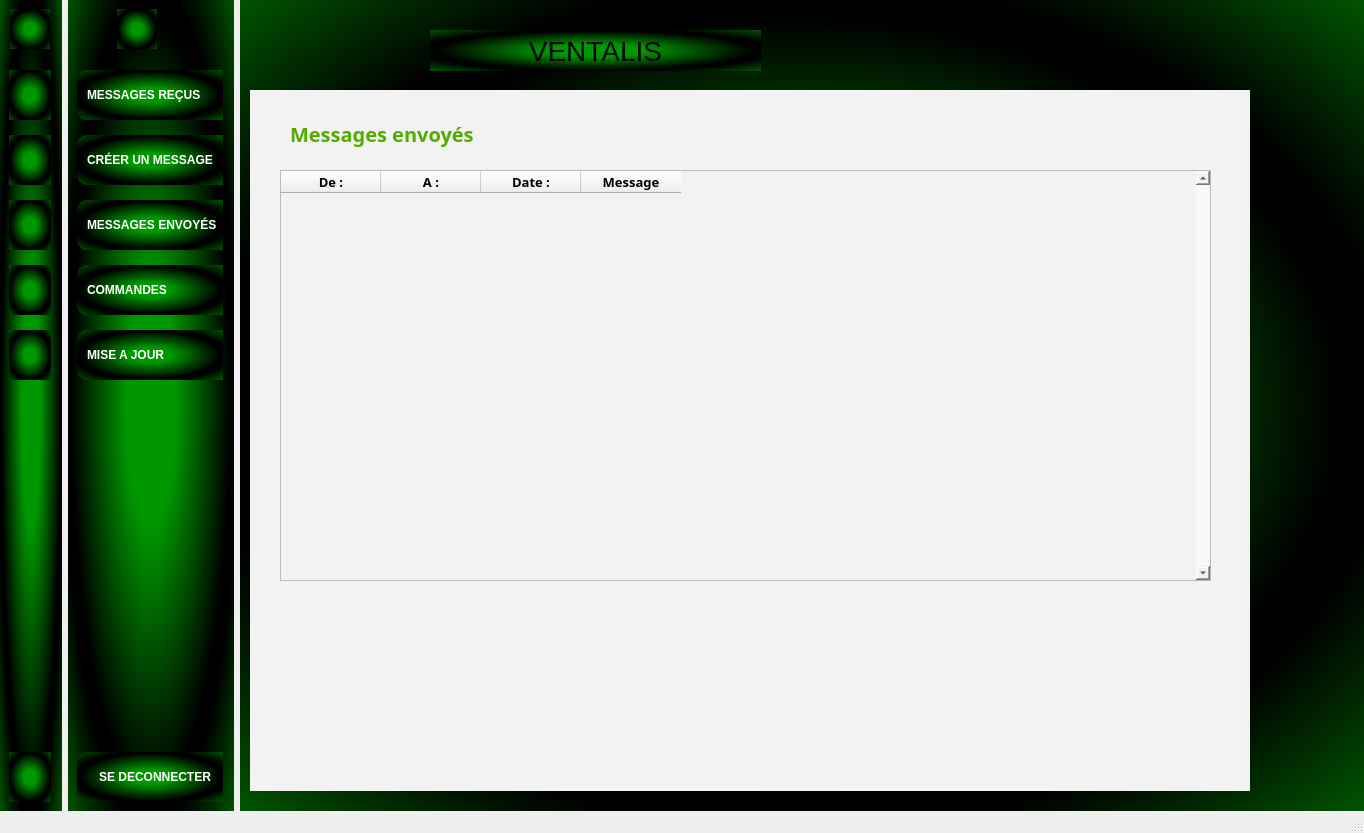
<?xml version="1.0" encoding="UTF-8"?>
<ui version="4.0">
 <class>MainWindow</class>
 <widget class="QMainWindow" name="MainWindow">
  <property name="geometry">
   <rect>
    <x>0</x>
    <y>0</y>
    <width>1364</width>
    <height>833</height>
   </rect>
  </property>
  <property name="font">
   <font>
    <bold>true</bold>
   </font>
  </property>
  <property name="windowTitle">
   <string>MainWindow</string>
  </property>
  <widget class="QWidget" name="centralwidget">
   <layout class="QGridLayout" name="gridLayout_3">
    <property name="leftMargin">
     <number>0</number>
    </property>
    <property name="topMargin">
     <number>0</number>
    </property>
    <property name="rightMargin">
     <number>0</number>
    </property>
    <property name="bottomMargin">
     <number>0</number>
    </property>
    <property name="spacing">
     <number>6</number>
    </property>
    <item row="0" column="0">
     <widget class="QWidget" name="icon_sidebar_wgt" native="true">
      <property name="sizePolicy">
       <sizepolicy hsizetype="Fixed" vsizetype="Preferred">
        <horstretch>0</horstretch>
        <verstretch>0</verstretch>
       </sizepolicy>
      </property>
      <property name="styleSheet">
       <string notr="true">QWidget {
  
	background-color: qradialgradient(spread:reflect, cx:0.5, cy:0.5, radius:0.5, fx:0.5, fy:0.5, stop:0.29052 rgba(0, 152, 0, 255), stop:0.957187 rgba(0, 0, 0, 255));
}

QPushButton {
    min-height: 50px;
    max-height: 50px;
text-align:left;
border:none;
padding-left:10px;
color:white;

}
QPushButton:checked{
background-color: black;
color: rgb(13, 114, 17);
}</string>
      </property>
      <layout class="QVBoxLayout" name="verticalLayout_3">
       <property name="rightMargin">
        <number>11</number>
       </property>
       <item>
        <layout class="QHBoxLayout" name="horizontalLayout_3">
         <item>
          <widget class="QLabel" name="label_7">
           <property name="minimumSize">
            <size>
             <width>40</width>
             <height>40</height>
            </size>
           </property>
           <property name="maximumSize">
            <size>
             <width>40</width>
             <height>40</height>
            </size>
           </property>
           <property name="text">
            <string/>
           </property>
           <property name="pixmap">
            <pixmap resource="../pyQt5_prject/ressources.qrc">:/images/new_images/outline_account_circle_black_24dp.png</pixmap>
           </property>
           <property name="scaledContents">
            <bool>true</bool>
           </property>
          </widget>
         </item>
        </layout>
       </item>
       <item>
        <layout class="QVBoxLayout" name="verticalLayout">
         <property name="spacing">
          <number>15</number>
         </property>
         <property name="topMargin">
          <number>15</number>
         </property>
         <item>
          <widget class="QPushButton" name="msg_recus_btn">
           <property name="styleSheet">
            <string notr="true"/>
           </property>
           <property name="text">
            <string/>
           </property>
           <property name="icon">
            <iconset resource="../pyQt5_prject/ressources.qrc">
             <normaloff>:/images/new_images/outline_inbox_white_24dp.png</normaloff>:/images/new_images/outline_inbox_white_24dp.png</iconset>
           </property>
           <property name="checkable">
            <bool>true</bool>
           </property>
           <property name="autoExclusive">
            <bool>true</bool>
           </property>
          </widget>
         </item>
         <item>
          <widget class="QPushButton" name="msg_create_btn">
           <property name="styleSheet">
            <string notr="true">color : white;
text-align:center;</string>
           </property>
           <property name="text">
            <string/>
           </property>
           <property name="icon">
            <iconset resource="../pyQt5_prject/ressources.qrc">
             <normaloff>:/images/new_images/outline_send_white_24dp.png</normaloff>:/images/new_images/outline_send_white_24dp.png</iconset>
           </property>
           <property name="checkable">
            <bool>true</bool>
           </property>
           <property name="autoExclusive">
            <bool>true</bool>
           </property>
          </widget>
         </item>
         <item>
          <widget class="QPushButton" name="msg_sent_btn">
           <property name="styleSheet">
            <string notr="true">color : white;
text-align:center;</string>
           </property>
           <property name="text">
            <string/>
           </property>
           <property name="icon">
            <iconset resource="../pyQt5_prject/ressources.qrc">
             <normaloff>:/images/ui_images/messages_white.png</normaloff>:/images/ui_images/messages_white.png</iconset>
           </property>
           <property name="checkable">
            <bool>true</bool>
           </property>
           <property name="autoExclusive">
            <bool>true</bool>
           </property>
          </widget>
         </item>
         <item>
          <widget class="QPushButton" name="msg_orders_btn">
           <property name="styleSheet">
            <string notr="true">color : white;
text-align:center;</string>
           </property>
           <property name="text">
            <string/>
           </property>
           <property name="icon">
            <iconset resource="../pyQt5_prject/ressources.qrc">
             <normaloff>:/images/new_images/outline_shopping_bag_white_24dp.png</normaloff>:/images/new_images/outline_shopping_bag_white_24dp.png</iconset>
           </property>
           <property name="checkable">
            <bool>true</bool>
           </property>
           <property name="autoExclusive">
            <bool>true</bool>
           </property>
          </widget>
         </item>
         <item>
          <widget class="QPushButton" name="msg_update_btn">
           <property name="styleSheet">
            <string notr="true">color : white;
text-align:center;</string>
           </property>
           <property name="text">
            <string/>
           </property>
           <property name="icon">
            <iconset resource="../pyQt5_prject/ressources.qrc">
             <normaloff>:/images/ui_images/notifications_white.png</normaloff>:/images/ui_images/notifications_white.png</iconset>
           </property>
           <property name="checkable">
            <bool>true</bool>
           </property>
           <property name="autoExclusive">
            <bool>true</bool>
           </property>
          </widget>
         </item>
        </layout>
       </item>
       <item>
        <spacer name="verticalSpacer_2">
         <property name="orientation">
          <enum>Qt::Orientation::Vertical</enum>
         </property>
         <property name="sizeHint" stdset="0">
          <size>
           <width>20</width>
           <height>268</height>
          </size>
         </property>
        </spacer>
       </item>
       <item>
        <widget class="QPushButton" name="msg_sent_btn_11">
         <property name="styleSheet">
          <string notr="true">color : white;
text-align:center;</string>
         </property>
         <property name="text">
          <string/>
         </property>
         <property name="icon">
          <iconset resource="../pyQt5_prject/ressources.qrc">
           <normaloff>:/images/ui_images/log_out_white.png</normaloff>:/images/ui_images/log_out_white.png</iconset>
         </property>
        </widget>
       </item>
      </layout>
     </widget>
    </item>
    <item row="0" column="1">
     <widget class="QWidget" name="icon_sidebar_wgt_2" native="true">
      <property name="sizePolicy">
       <sizepolicy hsizetype="Maximum" vsizetype="Preferred">
        <horstretch>0</horstretch>
        <verstretch>0</verstretch>
       </sizepolicy>
      </property>
      <property name="styleSheet">
       <string notr="true">QWidget {
  
	background-color: qradialgradient(spread:reflect, cx:0.5, cy:0.5, radius:0.5, fx:0.5, fy:0.5, stop:0.29052 rgba(0, 152, 0, 255), stop:0.957187 rgba(0, 0, 0, 255));
}

QPushButton {
    min-height: 50px;
    max-height: 50px;
    text-align: left;
    border: none;
    padding-left: 10px;
    color: white;
    border-top-left-radius: 10px;  /* Correction de &quot;border-top-leftr-radius&quot; */
    border-bottom-left-radius: 10px;  /* Correction de &quot;border-bottom-leftr-radius&quot; */
}

QPushButton:checked {
    background-color: black;
    color: rgb(0, 255, 0);
    font-weight: bold;
}

</string>
      </property>
      <layout class="QGridLayout" name="gridLayout">
       <property name="rightMargin">
        <number>11</number>
       </property>
       <item row="0" column="0">
        <layout class="QHBoxLayout" name="horizontalLayout_4">
         <item>
          <spacer name="horizontalSpacer_3">
           <property name="orientation">
            <enum>Qt::Orientation::Horizontal</enum>
           </property>
           <property name="sizeHint" stdset="0">
            <size>
             <width>40</width>
             <height>20</height>
            </size>
           </property>
          </spacer>
         </item>
         <item>
          <widget class="QLabel" name="label_8">
           <property name="minimumSize">
            <size>
             <width>40</width>
             <height>40</height>
            </size>
           </property>
           <property name="maximumSize">
            <size>
             <width>40</width>
             <height>40</height>
            </size>
           </property>
           <property name="text">
            <string/>
           </property>
           <property name="pixmap">
            <pixmap resource="../pyQt5_prject/ressources.qrc">:/images/new_images/outline_account_circle_black_24dp.png</pixmap>
           </property>
           <property name="scaledContents">
            <bool>true</bool>
           </property>
          </widget>
         </item>
         <item>
          <spacer name="horizontalSpacer_4">
           <property name="orientation">
            <enum>Qt::Orientation::Horizontal</enum>
           </property>
           <property name="sizeHint" stdset="0">
            <size>
             <width>40</width>
             <height>20</height>
            </size>
           </property>
          </spacer>
         </item>
        </layout>
       </item>
       <item row="1" column="0" colspan="2">
        <layout class="QVBoxLayout" name="verticalLayout_5">
         <property name="spacing">
          <number>15</number>
         </property>
         <property name="topMargin">
          <number>15</number>
         </property>
         <item>
          <widget class="QPushButton" name="big_msg_recus_btn">
           <property name="styleSheet">
            <string notr="true"/>
           </property>
           <property name="text">
            <string>MESSAGES REÇUS     </string>
           </property>
           <property name="icon">
            <iconset resource="../pyQt5_prject/ressources.qrc">
             <normaloff>:/images/new_images/outline_inbox_white_24dp.png</normaloff>:/images/new_images/outline_inbox_white_24dp.png</iconset>
           </property>
           <property name="checkable">
            <bool>true</bool>
           </property>
           <property name="autoExclusive">
            <bool>true</bool>
           </property>
          </widget>
         </item>
         <item>
          <widget class="QPushButton" name="big_msg_create_btn">
           <property name="styleSheet">
            <string notr="true"/>
           </property>
           <property name="text">
            <string>CRÉER UN MESSAGE  </string>
           </property>
           <property name="icon">
            <iconset resource="../pyQt5_prject/ressources.qrc">
             <normaloff>:/images/new_images/outline_send_white_24dp.png</normaloff>:/images/new_images/outline_send_white_24dp.png</iconset>
           </property>
           <property name="checkable">
            <bool>true</bool>
           </property>
           <property name="autoExclusive">
            <bool>true</bool>
           </property>
          </widget>
         </item>
         <item>
          <widget class="QPushButton" name="big_msg_sent_btn">
           <property name="styleSheet">
            <string notr="true"/>
           </property>
           <property name="text">
            <string>MESSAGES ENVOYÉS</string>
           </property>
           <property name="icon">
            <iconset resource="../pyQt5_prject/ressources.qrc">
             <normaloff>:/images/ui_images/messages_white.png</normaloff>:/images/ui_images/messages_white.png</iconset>
           </property>
           <property name="checkable">
            <bool>true</bool>
           </property>
           <property name="autoExclusive">
            <bool>true</bool>
           </property>
          </widget>
         </item>
         <item>
          <widget class="QPushButton" name="big_msg_orders_btn">
           <property name="styleSheet">
            <string notr="true"/>
           </property>
           <property name="text">
            <string>COMMANDES</string>
           </property>
           <property name="icon">
            <iconset resource="../pyQt5_prject/ressources.qrc">
             <normaloff>:/images/new_images/outline_shopping_bag_white_24dp.png</normaloff>:/images/new_images/outline_shopping_bag_white_24dp.png</iconset>
           </property>
           <property name="checkable">
            <bool>true</bool>
           </property>
           <property name="autoExclusive">
            <bool>true</bool>
           </property>
          </widget>
         </item>
         <item>
          <widget class="QPushButton" name="big_msg_update_btn">
           <property name="styleSheet">
            <string notr="true"/>
           </property>
           <property name="text">
            <string>MISE A JOUR</string>
           </property>
           <property name="icon">
            <iconset resource="../pyQt5_prject/ressources.qrc">
             <normaloff>:/images/ui_images/notifications_white.png</normaloff>:/images/ui_images/notifications_white.png</iconset>
           </property>
           <property name="checkable">
            <bool>true</bool>
           </property>
           <property name="autoExclusive">
            <bool>true</bool>
           </property>
          </widget>
         </item>
        </layout>
       </item>
       <item row="3" column="0" colspan="2">
        <widget class="QPushButton" name="msg_sent_btn_16">
         <property name="styleSheet">
          <string notr="true">color : white;
text-align:center;</string>
         </property>
         <property name="text">
          <string>SE DECONNECTER</string>
         </property>
         <property name="icon">
          <iconset resource="../pyQt5_prject/ressources.qrc">
           <normaloff>:/images/ui_images/log_out_white.png</normaloff>:/images/ui_images/log_out_white.png</iconset>
         </property>
        </widget>
       </item>
       <item row="2" column="1">
        <spacer name="verticalSpacer_3">
         <property name="orientation">
          <enum>Qt::Orientation::Vertical</enum>
         </property>
         <property name="sizeHint" stdset="0">
          <size>
           <width>20</width>
           <height>268</height>
          </size>
         </property>
        </spacer>
       </item>
      </layout>
     </widget>
    </item>
    <item row="0" column="2">
     <widget class="QWidget" name="main_screen_wdt" native="true">
      <property name="sizePolicy">
       <sizepolicy hsizetype="Expanding" vsizetype="Preferred">
        <horstretch>0</horstretch>
        <verstretch>0</verstretch>
       </sizepolicy>
      </property>
      <property name="font">
       <font>
        <bold>false</bold>
       </font>
      </property>
      <property name="styleSheet">
       <string notr="true">QWidget {
  
	background-color: qradialgradient(spread:reflect, cx:0.5, cy:0.5, radius:0.5, fx:0.5, fy:0.5, stop:0.29052 rgba(0, 152, 0, 255), stop:0.957187 rgba(0, 0, 0, 255));
color:black
}</string>
      </property>
      <widget class="QStackedWidget" name="stackedWidget">
       <property name="geometry">
        <rect>
         <x>10</x>
         <y>90</y>
         <width>1000</width>
         <height>701</height>
        </rect>
       </property>
       <property name="maximumSize">
        <size>
         <width>1000</width>
         <height>16777215</height>
        </size>
       </property>
       <property name="font">
        <font>
         <bold>true</bold>
        </font>
       </property>
       <property name="styleSheet">
        <string notr="true">
background-color: #F2F2F2;
color:black;


</string>
       </property>
       <property name="currentIndex">
        <number>2</number>
       </property>
       <widget class="QWidget" name="ms_recus_page">
        <property name="font">
         <font>
          <bold>true</bold>
         </font>
        </property>
        <widget class="QLabel" name="label_2">
         <property name="geometry">
          <rect>
           <x>30</x>
           <y>10</y>
           <width>211</width>
           <height>67</height>
          </rect>
         </property>
         <property name="font">
          <font>
           <family>Malgun Gothic</family>
           <pointsize>15</pointsize>
           <italic>false</italic>
           <bold>true</bold>
           <underline>false</underline>
           <kerning>true</kerning>
          </font>
         </property>
         <property name="styleSheet">
          <string notr="true">color: rgb(85, 170, 0);</string>
         </property>
         <property name="text">
          <string>Messages recus</string>
         </property>
        </widget>
        <widget class="QTableWidget" name="tableWidget">
         <property name="geometry">
          <rect>
           <x>30</x>
           <y>130</y>
           <width>931</width>
           <height>411</height>
          </rect>
         </property>
         <property name="font">
          <font>
           <bold>true</bold>
          </font>
         </property>
         <property name="verticalScrollBarPolicy">
          <enum>Qt::ScrollBarPolicy::ScrollBarAlwaysOn</enum>
         </property>
         <column>
          <property name="text">
           <string>De :</string>
          </property>
          <property name="font">
           <font>
            <family>Arial Black</family>
            <pointsize>10</pointsize>
            <bold>true</bold>
           </font>
          </property>
          <property name="icon">
           <iconset resource="../pyQt5_prject/ressources.qrc">
            <normaloff>:/images/ui_images/image.png</normaloff>:/images/ui_images/image.png</iconset>
          </property>
         </column>
         <column>
          <property name="text">
           <string>A :</string>
          </property>
          <property name="font">
           <font>
            <family>Arial Black</family>
            <pointsize>10</pointsize>
            <bold>true</bold>
           </font>
          </property>
          <property name="icon">
           <iconset resource="../pyQt5_prject/ressources.qrc">
            <normaloff>:/images/new_images/outline_account_circle_black_24dp.png</normaloff>:/images/new_images/outline_account_circle_black_24dp.png</iconset>
          </property>
         </column>
         <column>
          <property name="text">
           <string>Date :</string>
          </property>
          <property name="font">
           <font>
            <family>Arial Black</family>
            <pointsize>10</pointsize>
            <bold>true</bold>
           </font>
          </property>
          <property name="icon">
           <iconset resource="../pyQt5_prject/ressources.qrc">
            <normaloff>:/images/new_images/outline_inbox_black_24dp.png</normaloff>:/images/new_images/outline_inbox_black_24dp.png</iconset>
          </property>
         </column>
         <column>
          <property name="text">
           <string>Message</string>
          </property>
          <property name="font">
           <font>
            <family>Arial Black</family>
            <pointsize>10</pointsize>
            <bold>true</bold>
           </font>
          </property>
          <property name="icon">
           <iconset resource="../pyQt5_prject/ressources.qrc">
            <normaloff>:/images/new_images/outline_shopping_bag_black_24dp.png</normaloff>:/images/new_images/outline_shopping_bag_black_24dp.png</iconset>
          </property>
         </column>
        </widget>
       </widget>
       <widget class="QWidget" name="create_msg_page">
        <property name="font">
         <font>
          <bold>true</bold>
         </font>
        </property>
        <widget class="QLabel" name="label_3">
         <property name="geometry">
          <rect>
           <x>20</x>
           <y>20</y>
           <width>211</width>
           <height>67</height>
          </rect>
         </property>
         <property name="font">
          <font>
           <family>Malgun Gothic</family>
           <pointsize>15</pointsize>
           <italic>false</italic>
           <bold>true</bold>
           <underline>false</underline>
           <kerning>true</kerning>
          </font>
         </property>
         <property name="styleSheet">
          <string notr="true">color: rgb(85, 170, 0);</string>
         </property>
         <property name="text">
          <string>Envoyer message</string>
         </property>
        </widget>
        <widget class="QWidget" name="layoutWidget">
         <property name="geometry">
          <rect>
           <x>30</x>
           <y>110</y>
           <width>861</width>
           <height>381</height>
          </rect>
         </property>
         <layout class="QVBoxLayout" name="verticalLayout_4">
          <item>
           <widget class="QWidget" name="widget" native="true">
            <layout class="QFormLayout" name="formLayout">
             <property name="horizontalSpacing">
              <number>1</number>
             </property>
             <property name="verticalSpacing">
              <number>1</number>
             </property>
             <item row="0" column="0">
              <widget class="QLabel" name="receiver_mail_le">
               <property name="font">
                <font>
                 <family>Arial Black</family>
                 <pointsize>10</pointsize>
                 <bold>true</bold>
                </font>
               </property>
               <property name="styleSheet">
                <string notr="true"/>
               </property>
               <property name="text">
                <string>To :</string>
               </property>
               <property name="scaledContents">
                <bool>false</bool>
               </property>
               <property name="margin">
                <number>10</number>
               </property>
              </widget>
             </item>
             <item row="0" column="1">
              <widget class="QLineEdit" name="receiver_mail_la">
               <property name="minimumSize">
                <size>
                 <width>0</width>
                 <height>40</height>
                </size>
               </property>
               <property name="maximumSize">
                <size>
                 <width>750</width>
                 <height>40</height>
                </size>
               </property>
               <property name="font">
                <font/>
               </property>
               <property name="styleSheet">
                <string notr="true"/>
               </property>
               <property name="text">
                <string/>
               </property>
              </widget>
             </item>
            </layout>
           </widget>
          </item>
          <item>
           <widget class="QTextEdit" name="msg_content_txEdit"/>
          </item>
          <item>
           <widget class="QPushButton" name="send_masg_btn">
            <property name="styleSheet">
             <string notr="true">QPushButton {
	background-color: qradialgradient(spread:reflect, cx:0.5, cy:0.5, radius:0.5, fx:0.5, fy:0.5, stop:0.29052 rgba(0, 152, 0, 255), stop:0.957187 rgba(0, 0, 0, 255));
    min-height: 50px;
    max-height: 50px;
    text-align: center;
    font-size: 30px;
    border: 2px solid black; /* Ajout de 'solid black' pour spécifier le style et la couleur de la bordure */
    color: black;
    border-top-left-radius: 10px;
    border-bottom-left-radius: 10px;
}


QPushButton:hover {
    background-color: black;
    color: rgb(0, 255, 0);
    font-weight: bold;
}

</string>
            </property>
            <property name="text">
             <string>Envoyer</string>
            </property>
           </widget>
          </item>
         </layout>
        </widget>
       </widget>
       <widget class="QWidget" name="sent_msg_page">
        <widget class="QLabel" name="label_4">
         <property name="geometry">
          <rect>
           <x>40</x>
           <y>10</y>
           <width>211</width>
           <height>67</height>
          </rect>
         </property>
         <property name="font">
          <font>
           <family>Malgun Gothic</family>
           <pointsize>15</pointsize>
           <italic>false</italic>
           <bold>true</bold>
           <underline>false</underline>
           <kerning>true</kerning>
          </font>
         </property>
         <property name="styleSheet">
          <string notr="true">color: rgb(85, 170, 0);</string>
         </property>
         <property name="text">
          <string>Messages envoyés</string>
         </property>
        </widget>
        <widget class="QTableWidget" name="tableWidget_2">
         <property name="geometry">
          <rect>
           <x>30</x>
           <y>80</y>
           <width>931</width>
           <height>411</height>
          </rect>
         </property>
         <property name="font">
          <font>
           <bold>true</bold>
          </font>
         </property>
         <property name="verticalScrollBarPolicy">
          <enum>Qt::ScrollBarPolicy::ScrollBarAlwaysOn</enum>
         </property>
         <column>
          <property name="text">
           <string>De :</string>
          </property>
          <property name="font">
           <font>
            <family>Arial Black</family>
            <pointsize>10</pointsize>
            <bold>true</bold>
           </font>
          </property>
          <property name="icon">
           <iconset resource="../pyQt5_prject/ressources.qrc">
            <normaloff>:/images/ui_images/image.png</normaloff>:/images/ui_images/image.png</iconset>
          </property>
         </column>
         <column>
          <property name="text">
           <string>A :</string>
          </property>
          <property name="font">
           <font>
            <family>Arial Black</family>
            <pointsize>10</pointsize>
            <bold>true</bold>
           </font>
          </property>
          <property name="icon">
           <iconset resource="../pyQt5_prject/ressources.qrc">
            <normaloff>:/images/new_images/outline_account_circle_black_24dp.png</normaloff>:/images/new_images/outline_account_circle_black_24dp.png</iconset>
          </property>
         </column>
         <column>
          <property name="text">
           <string>Date :</string>
          </property>
          <property name="font">
           <font>
            <family>Arial Black</family>
            <pointsize>10</pointsize>
            <bold>true</bold>
           </font>
          </property>
          <property name="icon">
           <iconset resource="../pyQt5_prject/ressources.qrc">
            <normaloff>:/images/new_images/outline_inbox_black_24dp.png</normaloff>:/images/new_images/outline_inbox_black_24dp.png</iconset>
          </property>
         </column>
         <column>
          <property name="text">
           <string>Message</string>
          </property>
          <property name="font">
           <font>
            <family>Arial Black</family>
            <pointsize>10</pointsize>
            <bold>true</bold>
           </font>
          </property>
          <property name="icon">
           <iconset resource="../pyQt5_prject/ressources.qrc">
            <normaloff>:/images/new_images/outline_shopping_bag_black_24dp.png</normaloff>:/images/new_images/outline_shopping_bag_black_24dp.png</iconset>
          </property>
         </column>
        </widget>
       </widget>
       <widget class="QWidget" name="orders_page">
        <widget class="QLabel" name="label_5">
         <property name="geometry">
          <rect>
           <x>30</x>
           <y>10</y>
           <width>251</width>
           <height>67</height>
          </rect>
         </property>
         <property name="font">
          <font>
           <family>Malgun Gothic</family>
           <pointsize>15</pointsize>
           <italic>false</italic>
           <bold>true</bold>
           <underline>false</underline>
           <kerning>true</kerning>
          </font>
         </property>
         <property name="styleSheet">
          <string notr="true">color: rgb(85, 170, 0);</string>
         </property>
         <property name="text">
          <string>Articles commandés</string>
         </property>
        </widget>
        <widget class="QTableWidget" name="table">
         <property name="geometry">
          <rect>
           <x>20</x>
           <y>100</y>
           <width>961</width>
           <height>331</height>
          </rect>
         </property>
         <column>
          <property name="text">
           <string>ID de la commande</string>
          </property>
          <property name="font">
           <font>
            <pointsize>10</pointsize>
            <bold>true</bold>
           </font>
          </property>
         </column>
         <column>
          <property name="text">
           <string>Quantité</string>
          </property>
          <property name="font">
           <font>
            <pointsize>10</pointsize>
            <italic>false</italic>
            <bold>true</bold>
           </font>
          </property>
         </column>
         <column>
          <property name="text">
           <string>Produit</string>
          </property>
          <property name="font">
           <font>
            <pointsize>10</pointsize>
            <bold>true</bold>
           </font>
          </property>
         </column>
         <column>
          <property name="text">
           <string>Prix unitaire</string>
          </property>
          <property name="font">
           <font>
            <pointsize>10</pointsize>
            <bold>true</bold>
           </font>
          </property>
         </column>
         <column>
          <property name="text">
           <string>Statut</string>
          </property>
          <property name="font">
           <font>
            <pointsize>10</pointsize>
            <bold>true</bold>
           </font>
          </property>
         </column>
         <column>
          <property name="text">
           <string>Société</string>
          </property>
          <property name="font">
           <font>
            <pointsize>10</pointsize>
            <bold>true</bold>
           </font>
          </property>
         </column>
         <column>
          <property name="text">
           <string>Client</string>
          </property>
          <property name="font">
           <font>
            <pointsize>10</pointsize>
            <bold>true</bold>
           </font>
          </property>
         </column>
         <column>
          <property name="text">
           <string>Commentaire</string>
          </property>
          <property name="font">
           <font>
            <pointsize>10</pointsize>
            <bold>true</bold>
           </font>
          </property>
         </column>
        </widget>
       </widget>
       <widget class="QWidget" name="update_order_page">
        <widget class="QLabel" name="label_6">
         <property name="geometry">
          <rect>
           <x>30</x>
           <y>10</y>
           <width>411</width>
           <height>67</height>
          </rect>
         </property>
         <property name="font">
          <font>
           <family>Malgun Gothic</family>
           <pointsize>15</pointsize>
           <italic>false</italic>
           <bold>true</bold>
           <underline>false</underline>
           <kerning>true</kerning>
          </font>
         </property>
         <property name="styleSheet">
          <string notr="true">color: rgb(85, 170, 0);</string>
         </property>
         <property name="text">
          <string>Changer le status de la commande</string>
         </property>
        </widget>
       </widget>
      </widget>
      <widget class="QLabel" name="label">
       <property name="geometry">
        <rect>
         <x>190</x>
         <y>30</y>
         <width>331</width>
         <height>41</height>
        </rect>
       </property>
       <property name="font">
        <font>
         <pointsize>21</pointsize>
         <bold>false</bold>
        </font>
       </property>
       <property name="text">
        <string>VENTALIS</string>
       </property>
       <property name="alignment">
        <set>Qt::AlignmentFlag::AlignCenter</set>
       </property>
      </widget>
     </widget>
    </item>
   </layout>
  </widget>
  <widget class="QStatusBar" name="statusbar"/>
 </widget>
 <resources>
  <include location="../pyQt5_prject/ressources.qrc"/>
  <include location="ressources.qrc"/>
 </resources>
 <connections>
  <connection>
   <sender>msg_update_btn</sender>
   <signal>toggled(bool)</signal>
   <receiver>big_msg_update_btn</receiver>
   <slot>setChecked(bool)</slot>
   <hints>
    <hint type="sourcelabel">
     <x>50</x>
     <y>382</y>
    </hint>
    <hint type="destinationlabel">
     <x>126</x>
     <y>384</y>
    </hint>
   </hints>
  </connection>
  <connection>
   <sender>msg_orders_btn</sender>
   <signal>toggled(bool)</signal>
   <receiver>big_msg_orders_btn</receiver>
   <slot>setChecked(bool)</slot>
   <hints>
    <hint type="sourcelabel">
     <x>33</x>
     <y>319</y>
    </hint>
    <hint type="destinationlabel">
     <x>115</x>
     <y>323</y>
    </hint>
   </hints>
  </connection>
  <connection>
   <sender>msg_sent_btn</sender>
   <signal>toggled(bool)</signal>
   <receiver>big_msg_sent_btn</receiver>
   <slot>setChecked(bool)</slot>
   <hints>
    <hint type="sourcelabel">
     <x>47</x>
     <y>251</y>
    </hint>
    <hint type="destinationlabel">
     <x>86</x>
     <y>255</y>
    </hint>
   </hints>
  </connection>
  <connection>
   <sender>msg_create_btn</sender>
   <signal>toggled(bool)</signal>
   <receiver>big_msg_create_btn</receiver>
   <slot>setChecked(bool)</slot>
   <hints>
    <hint type="sourcelabel">
     <x>44</x>
     <y>186</y>
    </hint>
    <hint type="destinationlabel">
     <x>117</x>
     <y>185</y>
    </hint>
   </hints>
  </connection>
  <connection>
   <sender>msg_recus_btn</sender>
   <signal>toggled(bool)</signal>
   <receiver>big_msg_recus_btn</receiver>
   <slot>setChecked(bool)</slot>
   <hints>
    <hint type="sourcelabel">
     <x>38</x>
     <y>127</y>
    </hint>
    <hint type="destinationlabel">
     <x>82</x>
     <y>129</y>
    </hint>
   </hints>
  </connection>
  <connection>
   <sender>big_msg_update_btn</sender>
   <signal>toggled(bool)</signal>
   <receiver>msg_update_btn</receiver>
   <slot>setChecked(bool)</slot>
   <hints>
    <hint type="sourcelabel">
     <x>84</x>
     <y>395</y>
    </hint>
    <hint type="destinationlabel">
     <x>38</x>
     <y>399</y>
    </hint>
   </hints>
  </connection>
  <connection>
   <sender>big_msg_orders_btn</sender>
   <signal>toggled(bool)</signal>
   <receiver>msg_orders_btn</receiver>
   <slot>setChecked(bool)</slot>
   <hints>
    <hint type="sourcelabel">
     <x>90</x>
     <y>308</y>
    </hint>
    <hint type="destinationlabel">
     <x>35</x>
     <y>308</y>
    </hint>
   </hints>
  </connection>
  <connection>
   <sender>big_msg_sent_btn</sender>
   <signal>toggled(bool)</signal>
   <receiver>msg_sent_btn</receiver>
   <slot>setChecked(bool)</slot>
   <hints>
    <hint type="sourcelabel">
     <x>87</x>
     <y>243</y>
    </hint>
    <hint type="destinationlabel">
     <x>30</x>
     <y>245</y>
    </hint>
   </hints>
  </connection>
  <connection>
   <sender>big_msg_create_btn</sender>
   <signal>toggled(bool)</signal>
   <receiver>msg_create_btn</receiver>
   <slot>setChecked(bool)</slot>
   <hints>
    <hint type="sourcelabel">
     <x>90</x>
     <y>201</y>
    </hint>
    <hint type="destinationlabel">
     <x>47</x>
     <y>204</y>
    </hint>
   </hints>
  </connection>
  <connection>
   <sender>big_msg_recus_btn</sender>
   <signal>toggled(bool)</signal>
   <receiver>msg_recus_btn</receiver>
   <slot>setChecked(bool)</slot>
   <hints>
    <hint type="sourcelabel">
     <x>88</x>
     <y>112</y>
    </hint>
    <hint type="destinationlabel">
     <x>48</x>
     <y>113</y>
    </hint>
   </hints>
  </connection>
  <connection>
   <sender>msg_sent_btn_11</sender>
   <signal>toggled(bool)</signal>
   <receiver>MainWindow</receiver>
   <slot>close()</slot>
   <hints>
    <hint type="sourcelabel">
     <x>25</x>
     <y>795</y>
    </hint>
    <hint type="destinationlabel">
     <x>45</x>
     <y>859</y>
    </hint>
   </hints>
  </connection>
  <connection>
   <sender>msg_sent_btn_16</sender>
   <signal>toggled(bool)</signal>
   <receiver>statusbar</receiver>
   <slot>close()</slot>
   <hints>
    <hint type="sourcelabel">
     <x>178</x>
     <y>781</y>
    </hint>
    <hint type="destinationlabel">
     <x>176</x>
     <y>845</y>
    </hint>
   </hints>
  </connection>
 </connections>
</ui>
